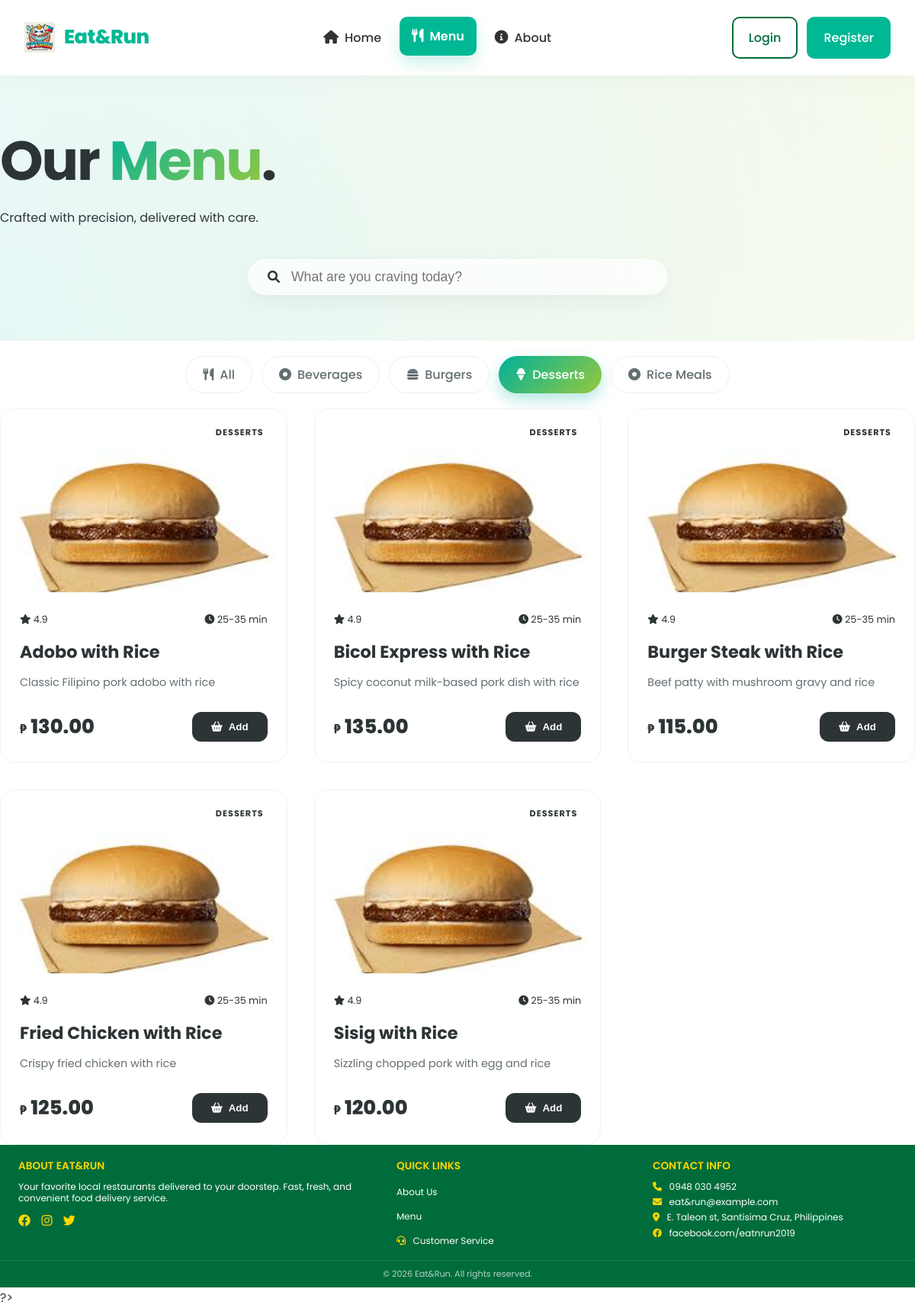
The page /menu?category=Desserts on the database its author committed.
### tables this page shows
CREATE TABLE `categories` (
  `id` int NOT NULL AUTO_INCREMENT,
  `name` varchar(50) NOT NULL,
  `description` text,
  `status` enum('active','inactive') DEFAULT 'active',
  `created_at` timestamp NOT NULL DEFAULT CURRENT_TIMESTAMP,
  `updated_at` timestamp NOT NULL DEFAULT CURRENT_TIMESTAMP ON UPDATE CURRENT_TIMESTAMP,
  PRIMARY KEY (`id`),
  KEY `name` (`name`)
);

CREATE TABLE `menu_items` (
  `id` int NOT NULL AUTO_INCREMENT,
  `name` varchar(255) NOT NULL,
  `description` text,
  `price` decimal(10,2) NOT NULL,
  `category_id` int DEFAULT NULL,
  `image_path` varchar(255) DEFAULT NULL,
  `status` enum('available','unavailable') DEFAULT 'available',
  `created_at` timestamp NOT NULL DEFAULT CURRENT_TIMESTAMP,
  `updated_at` timestamp NOT NULL DEFAULT CURRENT_TIMESTAMP ON UPDATE CURRENT_TIMESTAMP,
  PRIMARY KEY (`id`),
  KEY `category_id` (`category_id`),
  CONSTRAINT `menu_items_ibfk_1` FOREIGN KEY (`category_id`) REFERENCES `categories` (`id`) ON DELETE SET NULL
);

### pages/ordering/menu.php (the view, shortened to what this page needs)
<?php
require_once 'includes/config.php';
function getCategories($conn) {
    $categories = [];
    $query = "SELECT id, name FROM categories WHERE status = 'active' ORDER BY name";
    try {
        $result = mysqli_query($conn, $query);
        if ($result) {
            while ($row = mysqli_fetch_assoc($result)) {
                $categories[] = $row;
            }
        }
    } catch (Exception $e) { error_log($e->getMessage()); }
    return $categories;
}
function getMenuItems($conn, $category_name = null) {
    $menu_items = [];
    $where_clause = $category_name ?
        "WHERE c.name = '" . mysqli_real_escape_string($conn, $category_name) . "' AND m.status = 'available'" :
        "WHERE m.status = 'available'";
    $query = "SELECT m.*, c.name as category_name,
              COALESCE(m.image_path, 'assets/images/default-food.jpg') as image_path
          FROM menu_items m
          LEFT JOIN categories c ON m.category_id = c.id
          $where_clause
          ORDER BY m.name";
    try {
        $result = mysqli_query($conn, $query);
        if ($result) {
            while ($row = mysqli_fetch_assoc($result)) {
                $menu_items[] = $row;
            }
        }
    } catch (Exception $e) { error_log($e->getMessage()); }
    return $menu_items;
}
$categories = getCategories($conn);
$selected_category = isset($_GET['category']) ? $_GET['category'] : null;
$menu_items = getMenuItems($conn, $selected_category);
ob_start(); ?>
<link rel="stylesheet" href="assets/css/menu-enhanced.css">
<?php $extra_styles = ob_get_clean();
include 'includes/ui/header.php';
include 'includes/ui/loader.php';
include 'includes/ui/navbar.php';
?>
<div class="menu-hero-aesthetic">
    <div class="container py-5 text-center">
        <div class="hero-content-zen">
            <h1 class="display-3 fw-bold animate-up">Our <span class="text-gradient">Menu</span>.</h1>
            <p class="lead text-secondary animate-up-delayed">Crafted with precision, delivered with care.</p>
            <div class="search-glass-container animate-up-delayed-more">
                <div class="search-glass">
                    <i class="fas fa-search search-icon"></i>
                    <input type="text" id="menuSearch" placeholder="What are you craving today?" autocomplete="off">
                </div>
            </div>
        </div>
    </div>
</div>
<div class="container py-2">
    <div class="filter-wrapper-zen sticky-top">
        <div class="category-grid-aesthetic">
            <a href="menu" class="category-chip <?php echo !$selected_category ? 'active' : ''; ?>" data-category="all">
                <i class="fas fa-utensils"></i> All
            </a>
            <?php foreach ($categories as $category): ?>
                <a href="menu?category=<?php echo urlencode($category['name']); ?>"
                   class="category-chip <?php echo ($selected_category === $category['name']) ? 'active' : ''; ?>"
                   data-category="<?php echo htmlspecialchars($category['name']); ?>">
                    <?php
                    $cat_name = strtolower($category['name']);
                    if (strpos($cat_name, 'pizza') !== false) echo '<i class="fas fa-pizza-slice"></i>';
                    elseif (strpos($cat_name, 'burger') !== false) echo '<i class="fas fa-hamburger"></i>';
                    elseif (strpos($cat_name, 'drink') !== false) echo '<i class="fas fa-glass-martini-alt"></i>';
                    elseif (strpos($cat_name, 'dessert') !== false) echo '<i class="fas fa-ice-cream"></i>';
                    elseif (strpos($cat_name, 'pasta') !== false) echo '<i class="fas fa-wine-glass-alt"></i>';
                    else echo '<i class="fas fa-dot-circle"></i>';
                    ?>
                    <?php echo htmlspecialchars($category['name']); ?>
                </a>
            <?php endforeach; ?>
        </div>
    </div>
    <div class="menu-container mt-5">
        <div class="menu-grid-aesthetic" id="menuGrid">
            <?php if (empty($menu_items)): ?>
                <div class="empty-state-zen">
                    <i class="fas fa-cloud fa-3x mb-3 text-muted"></i>
                    <h3>Quiet for now...</h3>
                    <p>We couldn't find matches. Try another search.</p>
                </div>
            <?php else: ?>
                <?php foreach ($menu_items as $index => $item): ?>
                    <div class="card-aesthetic animate-in" style="animation-delay: <?php echo $index * 0.05; ?>s" data-category="<?php echo htmlspecialchars($item['category_name']); ?>" data-name="<?php echo htmlspecialchars(strtolower($item['name'])); ?>">
                        <div class="card-image-wrapper">
                            <span class="badge-custom"><?php echo htmlspecialchars($item['category_name']); ?></span>
                        </div>
                        <div class="card-body-aesthetic">
                            <div class="card-meta">
                                <span class="rating"><i class="fas fa-star text-warning"></i> 4.9</span>
                                <span class="delivery-time"><i class="fas fa-clock text-muted"></i> 25-35 min</span>
                            </div>
                            <h3 class="food-name"><?php echo htmlspecialchars($item['name']); ?></h3>
                            <p class="food-desc"><?php echo htmlspecialchars($item['description']); ?></p>
                            <div class="card-footer-aesthetic">
                                <div class="food-price">
                                    <span class="price-symbol">₱</span>
                                    <span class="price-value"><?php echo number_format($item['price'], 2); ?></span>
                                </div>
                                <button type="button" class="btn-add-aesthetic" data-item-id="<?php echo $item['id']; ?>" data-name="<?php echo htmlspecialchars($item['name']); ?>">
                                    <i class="fas fa-shopping-basket"></i> Add
                                </button>
                            </div>
                        </div>
                    </div>
                <?php endforeach; ?>
            <?php endif; ?>
        </div>
    </div>
</div>
<?php
include 'includes/ui/footer.php';
?>?>

### index.php (shortened to what this page needs)
<?php
$request = $_SERVER['REQUEST_URI'];
$script_name = $_SERVER['SCRIPT_NAME'];
$base_dir = str_replace('index.php', '', $script_name);
$path = str_replace($base_dir, '', $request);
$path = parse_url($path, PHP_URL_PATH);
$path = trim($path, '/');
$page_file = $path;
if (!str_ends_with($page_file, '.php')) {
    $page_file .= '.php';
}
$search_folders = [
    'pages/ordering',
    'pages/account',
    'pages/auth',
    'pages/info',
    'pages/reviews',
    'actions/cart',
    'actions/auth',
    'actions/order',
    'actions/account',
    'actions/notifications',
    'actions/reviews',
    'actions'
];
if (file_exists('pages/' . $page_file)) {
    require_once 'pages/' . $page_file;
    $found = true;
} else {
    foreach ($search_folders as $folder) {
        if (file_exists("$folder/$page_file")) {
            require_once "$folder/$page_file";
            break;
        }
    }
}

### assets/css/shared-styles.css (style rules this page uses)
:root { --primary-color: #00b894; --primary-light: #55efc4; --primary-dark: #008a6d; --accent-color: #fab1a0; --text-color: #2d3436; --text-light: #636e72; --bg-color: #ffffff; --bg-alt: #f1f2f6; --white: #ffffff; --danger: #ff7675; --shadow-sm: 0 2px 12px rgba(0, 0, 0, 0.04); --shadow-md: 0 10px 30px rgba(0, 0, 0, 0.08); --shadow-lg: 0 20px 50px rgba(0, 0, 0, 0.12); --radius-sm: 12px; --radius-md: 18px; --radius-lg: 24px; --radius-xl: 32px; --section-padding: 100px 0; }
body { font-family: 'Poppins', 'Segoe UI', Roboto, sans-serif; background-color: var(--bg-color); color: var(--text-color); line-height: 1.7; overflow-x: hidden; margin: 0; padding: 0; -webkit-font-smoothing: antialiased; }

### assets/css/navbar-enhanced.css (style rules this page uses)
* { margin: 0; padding: 0; box-sizing: border-box; }
body { padding-top: 90px; transition: padding-top 0.3s ease; }
html { scroll-behavior: smooth; }

### assets/css/menu-enhanced.css (style rules this page uses)
:root { --primary-gradient: linear-gradient(135deg, #00b09b, #96c93d); --glass-bg: rgba(255, 255, 255, 0.7); --glass-border: rgba(255, 255, 255, 0.3); --text-main: #2d3436; --text-muted: #636e72; --card-radius: 20px; --accent-color: #00b09b; }
.menu-hero-aesthetic { padding: 60px 0; background: radial-gradient(circle at top right, rgba(150, 201, 61, 0.1), transparent), radial-gradient(circle at bottom left, rgba(0, 176, 155, 0.1), transparent); }
.hero-content-zen h1 { font-size: clamp(2.5rem, 8vw, 4.5rem); letter-spacing: -2px; }
.text-gradient { background: var(--primary-gradient); -webkit-background-clip: text; -webkit-text-fill-color: transparent; }
.search-glass-container { max-width: 550px; margin: 40px auto 0; }
.search-glass { background: var(--glass-bg); backdrop-filter: blur(15px); border: 1px solid var(--glass-border); border-radius: 50px; padding: 12px 25px; display: flex; align-items: center; box-shadow: 0 10px 30px rgba(0,0,0,0.05); transition: all 0.4s cubic-bezier(0.175, 0.885, 0.32, 1.275); }
.search-glass input { border: none; background: transparent; width: 100%; margin-left: 15px; font-size: 1.1rem; outline: none; color: var(--text-main); }
.filter-wrapper-zen { background: rgba(255,255,255,0.8); backdrop-filter: blur(10px); padding: 20px 0; z-index: 100; }
.category-grid-aesthetic { display: flex; justify-content: center; gap: 12px; flex-wrap: wrap; }
.category-chip { padding: 10px 22px; border-radius: 50px; background: #fff; border: 1px solid #eee; color: var(--text-muted); text-decoration: none; font-weight: 500; transition: all 0.3s ease; display: flex; align-items: center; gap: 8px; }
.category-chip.active { background: var(--primary-gradient); color: #fff; border: none; box-shadow: 0 8px 20px rgba(0, 176, 155, 0.3); }
.menu-grid-aesthetic { display: grid; grid-template-columns: repeat(auto-fill, minmax(280px, 1fr)); gap: 35px; }
.card-aesthetic { background: #fff; border-radius: var(--card-radius); overflow: hidden; transition: all 0.5s cubic-bezier(0.4, 0, 0.2, 1); position: relative; border: 1px solid #f0f0f0; }
.card-image-wrapper { position: relative; height: 240px; overflow: hidden; }
.badge-custom { position: absolute; top: 15px; right: 15px; background: rgba(255,255,255,0.9); padding: 6px 15px; border-radius: 50px; font-size: 0.7rem; font-weight: 700; text-transform: uppercase; letter-spacing: 1px; }
.card-body-aesthetic { padding: 25px; }
.card-meta { display: flex; justify-content: space-between; font-size: 0.8rem; margin-bottom: 12px; }
.food-name { font-size: 1.4rem; font-weight: 700; margin-bottom: 10px; color: var(--text-main); }
.food-desc { font-size: 0.9rem; color: var(--text-muted); line-height: 1.6; margin-bottom: 25px; display: -webkit-box; -webkit-line-clamp: 2; -webkit-box-orient: vertical; overflow: hidden; }
.card-footer-aesthetic { display: flex; justify-content: space-between; align-items: center; }
.food-price { font-weight: 800; color: var(--text-main); }
.price-symbol { font-size: 1rem; margin-right: 2px; }
.price-value { font-size: 1.6rem; }
.btn-add-aesthetic { background: var(--text-main); color: #fff; border: none; padding: 12px 25px; border-radius: 12px; font-weight: 600; display: flex; align-items: center; gap: 8px; transition: all 0.3s ease; }
.animate-up { animation: fadeInUp 0.8s ease-out forwards; }
.animate-up-delayed { animation: fadeInUp 0.8s 0.2s ease-out forwards; opacity: 0; }
.animate-up-delayed-more { animation: fadeInUp 0.8s 0.4s ease-out forwards; opacity: 0; }

### assets/css/footer.css (style rules this page uses)
:root { --primary: #006C3B; --warning: #FFD700; }

### includes/ui/header.php (style rules this page uses)
body { animation: fadeIn 0.5s ease-in-out; }

### rows shown on the page
categories: name "Beverages"
categories: name "Burgers"
categories: name "Desserts"
categories: name "Rice Meals"
menu_items: category.name "DESSERTS", name "Adobo with Rice", description "Classic Filipino pork adobo with rice", price "130.00"
menu_items: category.name "DESSERTS", name "Bicol Express with Rice", description "Spicy coconut milk-based pork dish with rice", price "135.00"
menu_items: category.name "DESSERTS", name "Burger Steak with Rice", description "Beef patty with mushroom gravy and rice", price "115.00"
menu_items: category.name "DESSERTS", name "Fried Chicken with Rice", description "Crispy fried chicken with rice", price "125.00"
menu_items: category.name "DESSERTS", name "Sisig with Rice", description "Sizzling chopped pork with egg and rice", price "120.00"
